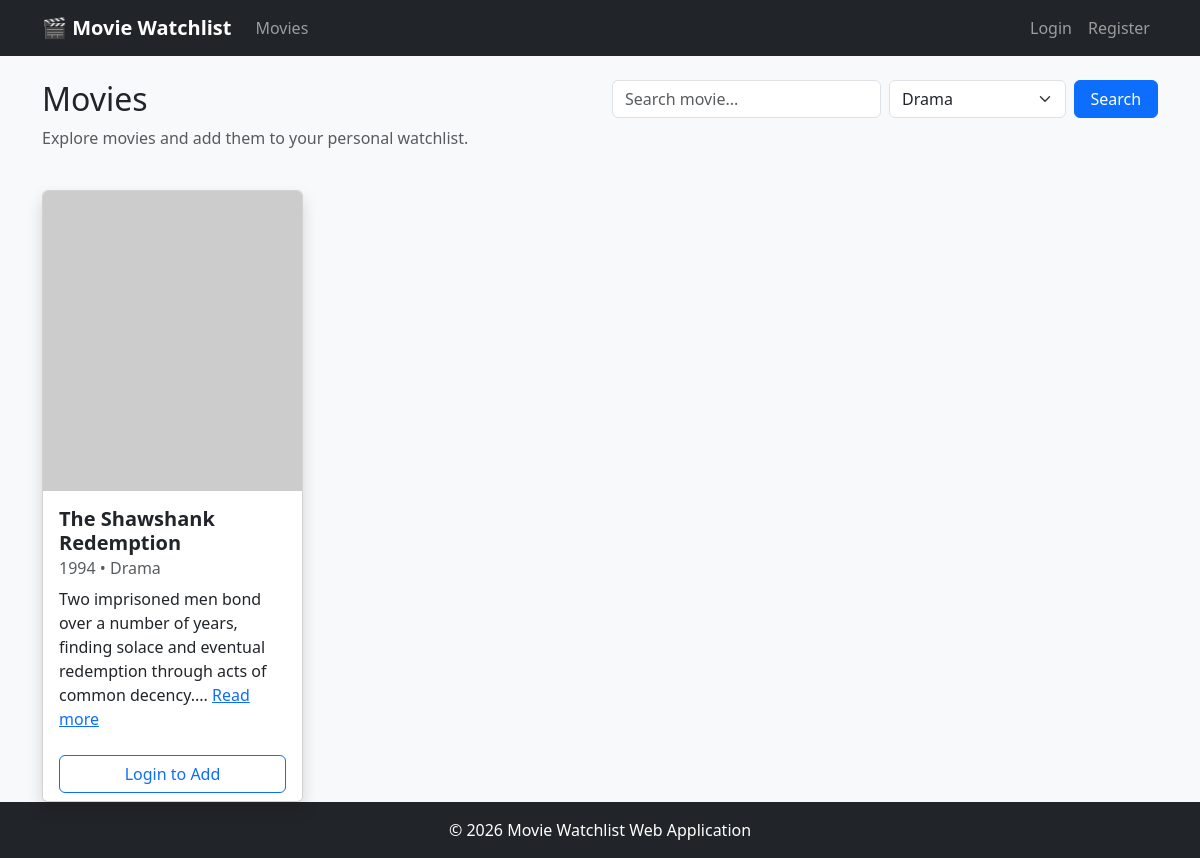
Screenshot of /movies.php?genre=Drama with the database file from the repository.
### tables this page shows
CREATE TABLE IF NOT EXISTS movies (
    movie_id INT AUTO_INCREMENT PRIMARY KEY,
    title VARCHAR(255) NOT NULL,
    description TEXT,
    genre VARCHAR(100),
    release_year INT,
    poster_url VARCHAR(255)
);

### movies.php (the view, shortened to what this page needs)
<?php
require_once 'config/database.php';
include 'includes/header.php';
$search = $_GET['search'] ?? '';
$genre_filter = $_GET['genre'] ?? '';
$sql = "SELECT * FROM movies WHERE 1=1";
if (!empty($genre_filter)) {
    $sql .= " AND genre LIKE ?";
}
$sql .= " ORDER BY release_year DESC";
$stmt = $conn->prepare($sql);
if (!empty($search) && !empty($genre_filter)) {
    $search_param = "%$search%";
    $genre_param = "%$genre_filter%";
    $stmt->bind_param("ss", $search_param, $genre_param);
} elseif (!empty($search)) {
    $search_param = "%$search%";
    $stmt->bind_param("s", $search_param);
} elseif (!empty($genre_filter)) {
    $genre_param = "%$genre_filter%";
    $stmt->bind_param("s", $genre_param);
}
$stmt->execute();
$result = $stmt->get_result();
$genres = [];
$genre_query = $conn->query("SELECT genre FROM movies WHERE genre IS NOT NULL");
while ($row = $genre_query->fetch_assoc()) {
    $split_genres = explode(',', $row['genre']);
    foreach ($split_genres as $g) {
        $g = trim($g);
        if (!in_array($g, $genres)) {
            $genres[] = $g;
        }
    }
}
sort($genres);
$user_watchlist = [];
?>
<div class="row mb-4">
<div class="col-md-6">
<h2>Movies</h2>
<p class="text-muted">Explore movies and add them to your personal watchlist.</p>
</div>
<div class="col-md-6">
<form method="GET" class="row g-2">
<div class="col-md-6">
<input type="text"
name="search"
class="form-control"
placeholder="Search movie..."
value="<?php echo htmlspecialchars($search); ?>">
</div>
<div class="col-md-4">
<select name="genre" class="form-select">
<?php foreach ($genres as $g): ?>
<option value="<?php echo $g; ?>"
<?php if ($genre_filter == $g) echo 'selected'; ?>>
<?php echo $g; ?>
</option>
<?php endforeach; ?>
</select>
</div>
<div class="col-md-2">
<button class="btn btn-primary w-100">Search</button>
</div>
</form>
</div>
</div>
<div class="row row-cols-1 row-cols-md-3 row-cols-lg-4 g-4">
<?php if ($result->num_rows > 0): ?>
<?php while($movie = $result->fetch_assoc()): ?>
<div class="col">
<div class="card h-100 shadow movie-card">
<img src="<?php echo htmlspecialchars($movie['poster_url']); ?>"
class="card-img-top"
alt="<?php echo htmlspecialchars($movie['title']); ?>"
onerror="this.src='https://via.placeholder.com/400x600?text=No+Poster'">
<div class="card-body d-flex flex-column">
<h5 class="card-title">
<?php echo htmlspecialchars($movie['title']); ?>
</h5>
<h6 class="card-subtitle mb-2 text-muted">
<?php echo $movie['release_year']; ?>
<?php if ($movie['genre']): ?>
 • <?php echo htmlspecialchars($movie['genre']); ?>
<?php endif; ?>
</h6>
<p class="card-text">
<span class="short-text">
<?php echo htmlspecialchars(substr($movie['description'],0,120)); ?>...
</span>
<a href="#" class="read-more text-primary">Read more</a>
</p>
</div>
<div class="card-footer bg-white border-top-0 d-grid">
<?php if (isset($_SESSION['user_id'])): ?>
<?php if (in_array($movie['movie_id'], $user_watchlist)): ?>
<button class="btn btn-secondary disabled">
In Watchlist
</button>
<?php else: ?>
<form action="add_to_watchlist.php" method="POST">
<input type="hidden"
name="movie_id"
value="<?php echo $movie['movie_id']; ?>">
<button type="submit"
class="btn btn-primary w-100">
Add to Watchlist
</button>
</form>
<?php endif; ?>
<?php else: ?>
<a href="login.php"
class="btn btn-outline-primary">
Login to Add
</a>
<?php endif; ?>
</div>
</div>
</div>
<?php endwhile; ?>
<?php endif; ?>
</div>
<?php include 'includes/footer.php'; ?>

### assets/css/style.css (style rules this page uses)
body { min-height: 100vh; display: flex; flex-direction: column; }
.movie-card img { height: 400px; object-fit: cover; transition: transform 0.3s; }
.card-title { font-size: 1.25rem; font-weight: 700; }

### includes/header.php (style rules this page uses)
body { background-color: #f8f9fa; }
.movie-card { height: 100%; }
.movie-card img { height: 300px; object-fit: cover; }

### rows the page displays
movies: title "The Shawshank Redemption", release_year "1994", genre "Drama", description "Two imprisoned men bond over a number of years, finding solace and eventual redemption through acts of common decency."

### other values shown
form field genre "Drama"
